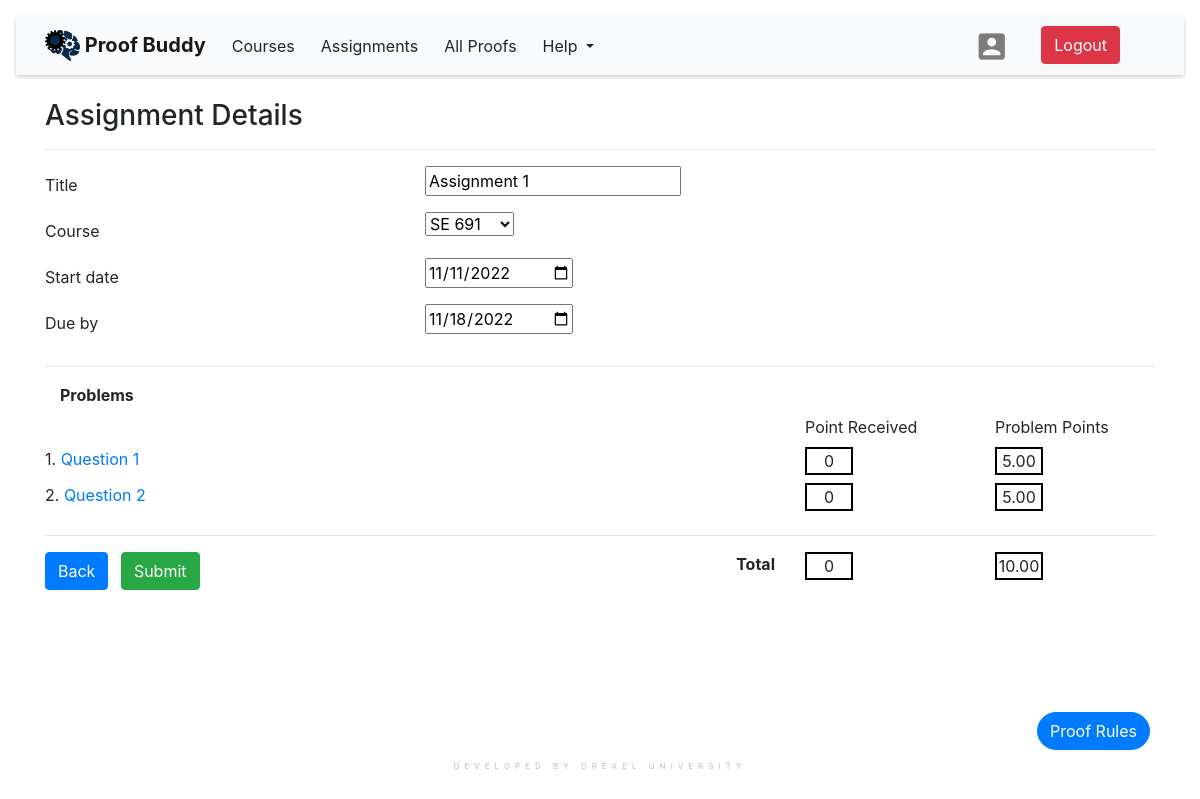
/assignment/8/details (signed in), run on the app's committed database.
### proofchecker/models.py (models this page shows, shortened)
class Assignment(models.Model):
    title = models.CharField(max_length=255, null=True)
    created_by = models.ForeignKey(
        Instructor, on_delete=models.CASCADE, null=True)
    created_on = models.DateTimeField(auto_now_add=True)
    start_date = models.DateTimeField(null=True)
    due_by = models.DateTimeField()
    problems = models.ManyToManyField(Problem)
    course = models.ForeignKey(Course, on_delete=models.CASCADE)
    is_submitted = models.BooleanField(default=False)
    is_late_submitted = models.BooleanField(default=False)
    is_late_submitted_date = models.DateTimeField(null=True, blank=True)

class Problem(models.Model):
    question = models.CharField(max_length=255, default='Solve the following problem')
    point = models.DecimalField(max_digits=5, decimal_places=2)
    target_steps = models.PositiveIntegerField()
    lost_points = models.PositiveIntegerField()
    proof = models.OneToOneField(Proof, on_delete=models.CASCADE)

### assignments/views.py (the view, shortened to what this page needs)
# urls.py: path('assignment/<int:pk>/details', views.assignment_details_view, name="assignment_details"),
@login_required
def assignment_details_view(request, pk=None):
    studentPk = request.GET.get("studentId")
    if studentPk is None:
        if request.user.is_student:
            studentPk = request.user.pk
    assignment = get_object_or_404(Assignment, pk=pk)
    start_date = assignment.start_date.strftime("%Y-%m-%d")
    current_date = datetime.datetime.now().strftime("%Y-%m-%d")
    print("studentPk:", studentPk)
    print("start_date:", start_date)
    if studentPk:
        if current_date >= start_date:
            print("inside if")
        else:
            print("inside else")
            return HttpResponseRedirect("/assignments")
    assignment_date = assignment.due_by.strftime("%Y-%m-%d")
    user_assignment_delay_obj = None
    can_user_request = None
    submission_date = None
    submission_allowed = None
    status = None
    all_problem_grading_complete = False
    total_problem = Assignment.objects.filter(id=assignment.id).values_list('problems__id').count()
    print("total_problem:", total_problem)
    total_grading = StudentProblemSolution.objects.filter(assignment=assignment, student_id=studentPk, grade__isnull=False).count()
    print("total_grading:", total_grading)
    if total_grading >= total_problem:
        all_problem_grading_complete = True
    print("all_problem_grading_complete:", all_problem_grading_complete)
    if current_date > assignment_date:
        can_user_request = True
    user_assignment_delay_qs = AssignmentDelay.objects.filter(assignment=assignment, student_id=studentPk)
    print("user_assignment_delay_qs", user_assignment_delay_qs)
    if studentPk is not None:
        date = assignment.due_by
        today = datetime.datetime.now()
        diff = today.replace(tzinfo=datetime.timezone.utc) - date
        if diff and diff.days > 0:
            assignment.is_submitted = True
            assignment.save()
        late_assignment_obj = user_assignment_delay_qs.first()
    solutions = StudentProblemSolution.objects.filter(assignment=pk, student=studentPk)
    form = AssignmentForm(request.user, request.POST or None, instance=assignment)
    problems = assignment.problems.all()
    totalgrade = 0
    totalpoint = 0
    for problem in problems:
        setattr(problem, "grade", 0)
        totalpoint = totalpoint + problem.point
        for solution in solutions:
            if solution.problem.pk == problem.pk:
                if solution.grade:
                    problem.grade = solution.grade
                totalgrade = totalgrade + problem.grade
                break
    context = {
        "assignment": assignment,
        "form": form,
        "problems": problems,
        "totalgrade": totalgrade,
        "totalpoint": totalpoint,
        'can_user_request': can_user_request,
        'assignment_delay': user_assignment_delay_obj,
        'submission': submission_allowed,
        'grading': all_problem_grading_complete,
    }
    return render(request, "assignments/assignment_details.html", context)

### assignments/forms.py (shortened to what this page needs)
class AssignmentForm(forms.ModelForm):
    class Meta:
        model = Assignment
        fields = ['title', 'course', 'start_date', 'due_by', 'is_submitted']
        widgets = {
            'start_date': DateInput(),
            'due_by': DateInput()
        }
    def __init__(self, user, *args, **kwargs):
        super(AssignmentForm, self).__init__(*args, **kwargs)
        if user.is_instructor:
            self.fields['course'].queryset = Course.objects.filter(instructor__user=user)
        elif user.is_student:
            self.fields['course'].queryset = Course.objects.filter(students__user=user)

### proofchecker/models.py (called while the page is built)
    def __str__(self):
        return self.title

### assignments/templates/assignments/assignment_details.html (shortened to what this page needs)
{% extends 'proofchecker/base.html' %}{% load static %}
{% load crispy_forms_filters %}
{% load crispy_forms_tags %}
{% block content %}
    <div class="container">
        <br>
        <h3>Assignment Details</h3>
        <hr>
        <form action="" method="post">
            <div class="row">
                <div class="col-sm-4 col-form-label">
                    <label for="id_title">{{ form.title.label }}</label>
                </div>
                <div class="col-sm-8">
                    {{ form.title }}
                </div>
            </div>
            <div class="row">
                <div class="col-sm-4 col-form-label">
                    <label for="id_course">{{ form.course.label }}</label>
                </div>
                <div class="col-sm-8">
                    {{ form.course }}
                </div>
            </div>
            <div class="row">
                <div class="col-sm-4 col-form-label">
                    <label for="id_start_date">{{ form.start_date.label }}</label>
                </div>
                <div class="col-sm-8">
                    {{ form.start_date }}
                </div>
            </div>
            <div class="row">
                <div class="col-sm-4 col-form-label">
                    <label for="id_due_by">{{ form.due_by.label }}</label>
                </div>
                <div class="col-sm-8">
                    {{ form.due_by }}
                </div>
            </div>
            <hr>
            <div class="row">
                <div class="col">
                    <label for="id_due_by" class="col-md-4"><b>Problems</b></label>
                </div>
            </div>
            {% if problems %}
                {% if request.user.is_instructor %}
                <hr>
                <div class="row">
                    <ol>
                        {% for problem in problems %}
                        <li class="mb-2">
                            <a href="{% url 'problem_details' problem.id %}?assignment={{ assignment.id }}">{{ problem.question }}</a>
                            <a class='btn-outline-danger btn-sm' href="{% url 'delete_problem' problem.id %}">Delete</a>
                        </li>
                        {% endfor %}
                    </ol>
                </div>
                <hr>
                <div class="row">
                    <button type="submit" class="btn btn-primary mr-2">Save</button>
                    {% if assignment %}
                    <a href="{% url 'delete_assignment' form.instance.id %}" class="card-link btn btn-secondary">Delete</a>
                    {% endif %}
                </div>
                {% elif request.user.is_student %}
                <div class="row">
                    <div class="col-8 row-m"></div>
                    <div class="col-2 row-m">Point Received</div>
                    <div class="col-2 row-m">Problem Points</div>
                    {% for problem in problems %}
                    <div class="col-8 row-m">
                        {{ forloop.counter }}.
                        {% if assignment.is_submitted %}
                            {% if submission and assignment.is_late_submitted == False and grading == False %}
                                <a href="{% url 'problem_details' problem.id %}?assignment={{ assignment.id }}">
                                    {{ problem.question }}
                                </a>
                            {% else %}
                                {{ problem.question }}
                            {% endif %}
                        {% elif grading == False %}
                            <a href="{% url 'problem_details' problem.id %}?assignment={{ assignment.id }}">
                                {{ problem.question }}
                            </a>
                        {% else %}
                            {{ problem.question }}
                        {% endif %}
                    </div>
                    <div class="col-2 row-m">
                        <div class="ans-box">{{ problem.grade }}</div>
                    </div>
                    <div class="col-2 row-m">
                        <div class="ans-box">{{ problem.point }}</div>
                    </div>
                    {% endfor %}
                </div>
                <hr>
                <div class="row">
                    <div class="col-8" style="display: flex; justify-content: space-between;">
                        <div>
                            <a class="btn btn-primary" href={% url 'all_assignments' %}>Back</a>
                            {% if assignment.is_submitted == False and grading == False %}
                                <button type="submit" class="btn btn-success ml-2">Submit</button>
                            {% endif %}
                        </div>
                        <strong>Total</strong>
                    </div>
                    <div class="col-2">
                        <div class="ans-box">{{ totalgrade }}</div>
                    </div>
                    <div class="col-2">
                        <div class="ans-box">{{ totalpoint }}</div>
                    </div>
                </div>
                {% endif %}
            {% endif %}
        </form>
    </div>
{% endblock %}
{% block additionalFiles %}
    <link rel="stylesheet" href="https://stackpath.bootstrapcdn.com/bootstrap/4.1.1/css/bootstrap.min.css">
    <link rel="stylesheet" href="https://cdnjs.cloudflare.com/ajax/libs/bootstrap-select/1.13.1/css/bootstrap-select.css"/>
{% endblock %}

### proofchecker/static/proofchecker/css/main.css (style rules this page uses)
html, body { height: 100%; margin: 0; font-family: sans-serif; }

### assignments/templates/assignments/assignment_details.html (style rules this page uses)
.ans-box { border: 2px solid black; width: 3rem; text-align: center; }
.row-m { margin-bottom: 8px; }

### data on the page
Assignment: title "Assignment 1", course "SE 691", start_date "11/11/2022", due_by "11/18/2022"
Problem: question "Question 1", grade "0", point "5.00"
Problem: question "Question 2", grade "0", point "5.00"

### other printed values
{{ totalgrade }} "0"
{{ totalpoint }} "10.00"
